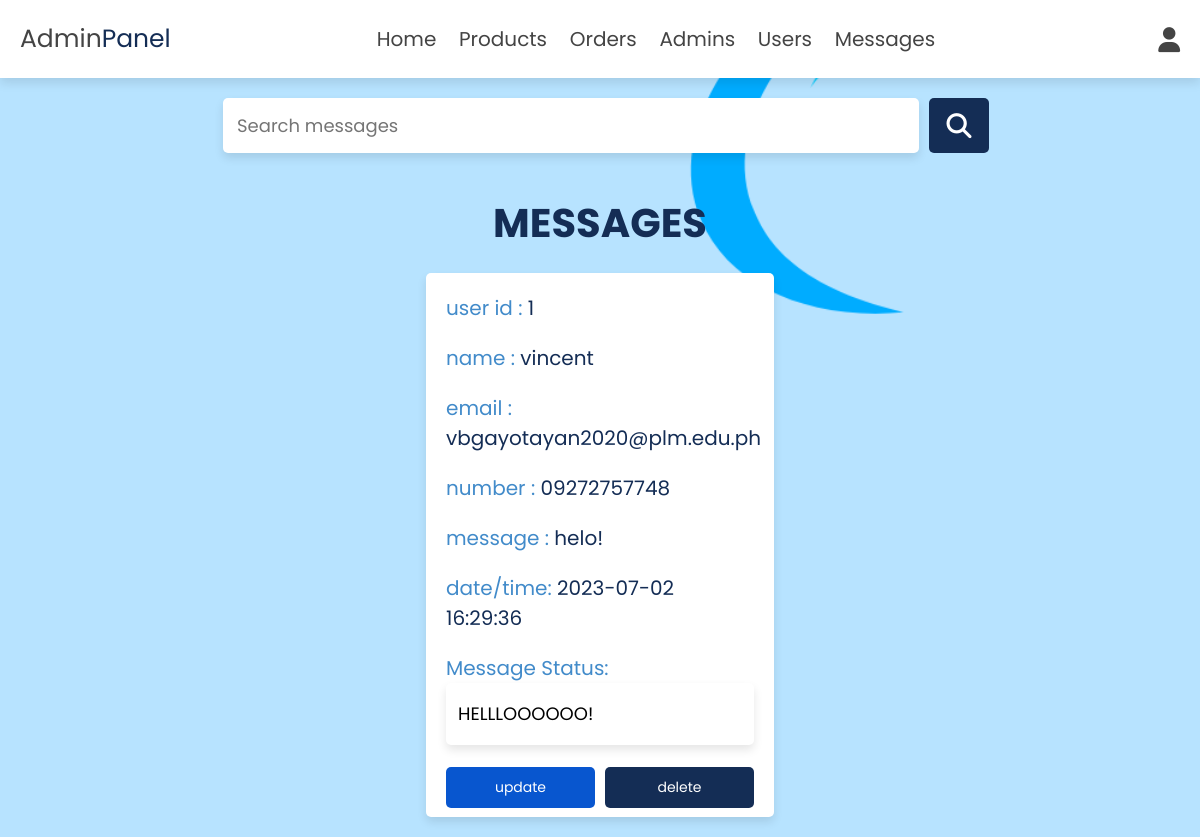
The page /admin/messages.php (signed in) on the database its author committed.
### tables this page shows
CREATE TABLE IF NOT EXISTS `messages` (
  `id` int(100) NOT NULL AUTO_INCREMENT,
  `user_id` int(100) NOT NULL,
  `name` varchar(100) NOT NULL,
  `email` varchar(100) NOT NULL,
  `number` varchar(12) NOT NULL,
  `message` varchar(500) NOT NULL,
  `message_status` varchar(100) NOT NULL,
  `dates` datetime NOT NULL DEFAULT current_timestamp(),
  PRIMARY KEY (`id`)
);

### admin/messages.php (the view, shortened to what this page needs)
<?php
include '../components/connect.php';
include '../components/admin_header.php';
?>
<!DOCTYPE html>
<html lang="en">
<head>
   <link rel="stylesheet" href="../css/admin_style.css">
   <link rel="stylesheet" href="https://cdnjs.cloudflare.com/ajax/libs/font-awesome/6.1.1/css/all.min.css">
</head>
<body>
<section class="search-form">
   <form action="" method="post">
      <input type="text" name="search_box" id="search_box" placeholder="Search messages" maxlength="100" class="box" required>
      <button type="submit" class="fas fa-search" name="search_btn"></button>
   </form>
</section>
<section class="contacts">
<h1 class="heading">messages</h1>
<div class="box-container" id="search_results">
<?php
   $select_message = $conn->prepare("SELECT * FROM `messages`");
   $select_message->execute();
   if ($select_message->rowCount() > 0) {
      while ($fetch_message = $select_message->fetch(PDO::FETCH_ASSOC)) {
         ?>
   <div class= "overflow">
   <div class="box">
   <p> user id : <span><?= $fetch_message['user_id']; ?></span></p>
   <p> name : <span><?= $fetch_message['name']; ?></span></p>
   <p> email : <span><?= $fetch_message['email']; ?></span></p>
   <p> number : <span><?= $fetch_message['number']; ?></span></p>
   <p> message : <span><?= $fetch_message['message']; ?></span></p>
   <p> date/time: <span><?= $fetch_message['dates']; ?></span></p>
   <form action="" method="post">
   <p> Message Status:
               <input type="text" id= "status" placeholder="Send a response.." name="message_status" value="<?= $fetch_message['message_status'];?>" class="box" required maxlength="50" style="width: 100%; height: 40%; padding: 12px; font-size: 1.8rem;"/>
   </p>
   <div class="flex-btn">
      <input type="submit" value="update" class="option-btn" name="update_status">
      <a href="messages.php?delete=<?= $fetch_message['id']; ?>" onclick="return confirm('delete this message?');" class="delete-btn">delete</a>
   </div>
   </div>
         </div>
   <?php
      }
      }else{
         echo '<p class="empty">you have no messages</p>';
      }
   ?>
   </div>
</section>
</body>
</html>

### css/admin_style.css (style rules this page uses)
:root { --main-color:#142d55; --black:#444; --lightblue:#4b92ff; --aquamarine:#57e3ff; --blue: #0856cf; --white:#fff; --light-color:#B7E3FF; --light-bg:#f5f5f5; --orange:#f39c12; --red: #ff6969; --box-shadow:0 .5rem 1rem rgba(0,0,0,.1); --modal-duration: 1s; --modal-color: #428bca; }
* { font-family: 'Poppins', sans-serif; margin:0; padding:0; box-sizing: border-box; outline: none; border:none; text-decoration: none; }
html { font-size: 62.5%; overflow-x: hidden; }
body { background-color: var(--light-color); background-image: url('../images/gemstar.png'); background-repeat: no-repeat; background-size: 50%; background-position: 105% -90%; background-blend-mode:color-burn; background-attachment: fixed; }
section { padding:2rem; min-width: 100%; margin:0 auto; border-radius: 2rem; }
.heading { font-size: 4rem; color:var(--main-color); margin-bottom: 2rem; text-align: center; text-transform: uppercase; }
.btn, .btns, .delete-btn, .option-btn { display: flex; width: 100%; margin-top: 1.2rem; border-radius: .5rem; padding:1rem 3rem; font-size: 1.4rem; color:var(--white); cursor: pointer; text-align: center; justify-content: center; align-content: flex-end; }
.option-btn { background-color: var(--lightblue); }
.delete-btn { background-color: var(--main-color); }
.flex-btn { display: flex; gap:1rem; justify-content: flex-end; position: relative; }
.option-btn { background-color: var(--blue); }
.contacts .box-container { display: grid; grid-template-columns: repeat(auto-fit, 30%); gap:1.5rem; align-items: flex-start; justify-content: center; }
.contacts .box-container .box { padding:2rem; padding-top: 1rem; border-radius: .5rem; border:var(--border); background-color: var(--white); box-shadow: var(--box-shadow); height: 100%; min-width: auto; display: flex; flex-direction: column; justify-content: center; }
.contacts .box-container .box p { line-height: 1.5; font-size: 2rem; color:var(--modal-color); margin:1rem 0; }
.contacts .box-container .box p span { color:var(--main-color); }
.search-form form { display: flex; gap:1rem; }
.search-form form input { width: 60%; border:var(--border); border-radius: .5rem; background-color: var(--white); box-shadow: var(--box-shadow); padding:1.4rem; margin-left: 17.5%; font-size: 1.8rem; color:var(--black); }
.search-form form button { font-size: 2.5rem; height: 5.5rem; line-height: 5.5rem; background-color: var(--main-color); cursor: pointer; color:var(--white); border-radius: .5rem; width: 6rem; text-align: center; }

### rows shown on the page
messages: user "1", name "vincent", email "vbgayotayan2020@plm.edu.ph", number "09272757748", message "helo!", dates "2023-07-02 16:29:36", message_status "HELLLOOOOOO!"
